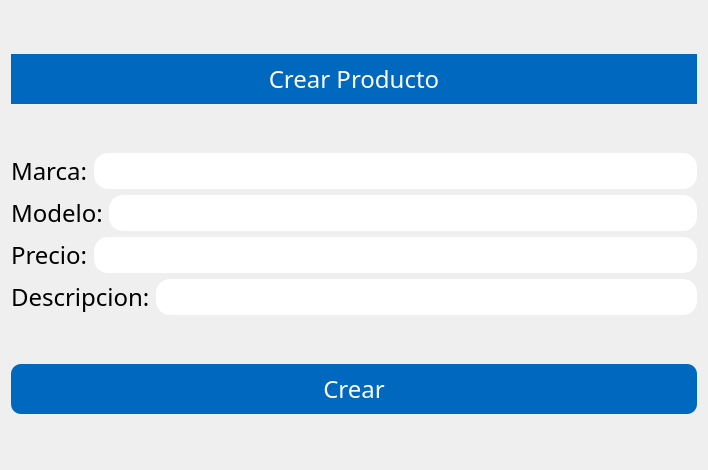
<?xml version="1.0" encoding="UTF-8"?>
<ui version="4.0">
 <class>crearProducto</class>
 <widget class="QDialog" name="crearProducto">
  <property name="geometry">
   <rect>
    <x>0</x>
    <y>0</y>
    <width>708</width>
    <height>470</height>
   </rect>
  </property>
  <property name="windowTitle">
   <string>Dialog</string>
  </property>
  <property name="styleSheet">
   <string notr="true">*{
	font-family:century gothic;
	font-size:24px;
}

QPushButton{
	background:#0069BF;
	border-radius:10px;
	color:white;
}

QPushButton:hover{
	background:#008EFF;
}

QLineEdit{
	border-radius:14px;
}</string>
  </property>
  <layout class="QGridLayout" name="gridLayout">
   <item row="0" column="0">
    <widget class="QLabel" name="label">
     <property name="maximumSize">
      <size>
       <width>16777215</width>
       <height>50</height>
      </size>
     </property>
     <property name="styleSheet">
      <string notr="true">background:#0069BF;
color: white;</string>
     </property>
     <property name="text">
      <string>Crear Producto</string>
     </property>
     <property name="alignment">
      <set>Qt::AlignCenter</set>
     </property>
    </widget>
   </item>
   <item row="1" column="0">
    <layout class="QVBoxLayout" name="verticalLayout">
     <item>
      <layout class="QHBoxLayout" name="horizontalLayout">
       <item>
        <widget class="QLabel" name="label_2">
         <property name="text">
          <string>Marca:</string>
         </property>
        </widget>
       </item>
       <item>
        <widget class="QLineEdit" name="leMarca"/>
       </item>
      </layout>
     </item>
     <item>
      <layout class="QHBoxLayout" name="horizontalLayout_2">
       <item>
        <widget class="QLabel" name="label_3">
         <property name="text">
          <string>Modelo:</string>
         </property>
        </widget>
       </item>
       <item>
        <widget class="QLineEdit" name="leModelo"/>
       </item>
      </layout>
     </item>
     <item>
      <layout class="QHBoxLayout" name="horizontalLayout_3">
       <item>
        <widget class="QLabel" name="label_4">
         <property name="text">
          <string>Precio:</string>
         </property>
        </widget>
       </item>
       <item>
        <widget class="QLineEdit" name="lePrecio"/>
       </item>
      </layout>
     </item>
     <item>
      <layout class="QHBoxLayout" name="horizontalLayout_4">
       <item>
        <widget class="QLabel" name="label_5">
         <property name="text">
          <string>Descripcion:</string>
         </property>
        </widget>
       </item>
       <item>
        <widget class="QLineEdit" name="leDescripcion"/>
       </item>
      </layout>
     </item>
    </layout>
   </item>
   <item row="2" column="0">
    <widget class="QPushButton" name="btnCrearProd">
     <property name="minimumSize">
      <size>
       <width>0</width>
       <height>50</height>
      </size>
     </property>
     <property name="text">
      <string>Crear</string>
     </property>
    </widget>
   </item>
  </layout>
 </widget>
 <resources/>
 <connections>
  <connection>
   <sender>btnCrearProd</sender>
   <signal>clicked()</signal>
   <receiver>crearProducto</receiver>
   <slot>accept()</slot>
   <hints>
    <hint type="sourcelabel">
     <x>523</x>
     <y>440</y>
    </hint>
    <hint type="destinationlabel">
     <x>642</x>
     <y>299</y>
    </hint>
   </hints>
  </connection>
 </connections>
</ui>
